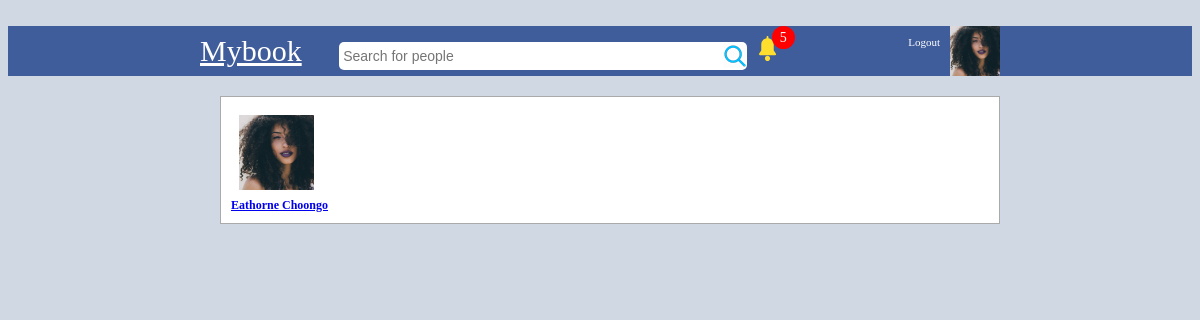
The app's page /likes.php?type=post&id=4747 (signed in) with its own data.
### tables this page shows
CREATE TABLE `users` (
  `id` bigint(20) NOT NULL,
  `userid` bigint(20) NOT NULL,
  `first_name` varchar(20) NOT NULL,
  `last_name` varchar(20) NOT NULL,
  `gender` varchar(6) NOT NULL,
  `profile_image` varchar(500) NOT NULL,
  `cover_image` varchar(500) NOT NULL,
  `date` year(4) NOT NULL,
  `online` int(11) NOT NULL,
  `email` varchar(100) NOT NULL,
  `password` varchar(64) NOT NULL,
  `url_address` varchar(100) NOT NULL,
  `likes` int(11) NOT NULL,
  `about` text NOT NULL,
  `tag_name` varchar(20) NOT NULL
);

### classes/connect.php (called while the page is built, shortened)
<?php
class Database
{
	private $host = "localhost";
	private $username = "root";
	private $password = "";
	private $db = "mybook_db";
	function connect()
	{
		$connection = mysqli_connect($this->host,$this->username,$this->password,$this->db);
		return $connection;
	}
	function read($query)
	{
		$conn = $this->connect();
		$result = mysqli_query($conn,$query);
		if(!$result)
		{
			return false;
		}
		else
		{
			$data = false;
			while($row = mysqli_fetch_assoc($result))
			{
				$data[] = $row;
			}
			return $data;
		}
	}
}

### classes/login.php (called while the page is built, shortened)
<?php
class Login
{
	public function check_login($id,$redirect = true)
	{
		if(is_numeric($id))
		{
			$query = "select * from users where userid = '$id' limit 1 ";
			$DB = new Database();
			$result = $DB->read($query);
			if($result)
			{
				$user_data = $result[0];
				return $user_data;
			}
		}
	}
}

### classes/image.php (called while the page is built, shortened)
<?php
class Image
{
	public function get_thumb_profile($filename)
	{
		$thumbnail = $filename . "_profile_thumb.jpg";
		if(file_exists($thumbnail))
		{
			return $thumbnail;
		}
	}
}

### classes/functions.php (called while the page is built, shortened)
<?php
function check_notifications()
{
	$number = 0;
	$userid = $_SESSION['mybook_userid'];
	$DB = new Database();
	$follow = array();
	$sql = "select * from content_i_follow where disabled = 0 && userid = '$userid' limit 100";
	$i_follow = $DB->read($sql);
	if(count($follow) > 0){
		$str = "'" . implode("','", $follow) . "'";
		$query = "select * from notifications where (userid != '$userid' && content_owner = '$userid') || (contentid in ($str)) order by id desc limit 30";
	}else{
		$query = "select * from notifications where userid != '$userid' && content_owner = '$userid' order by id desc limit 30";
	}
 	$data = $DB->read($query);
 	if(is_array($data)){
 		foreach ($data as $row) {
	 		$query = "select * from notification_seen where userid = '$userid' && notification_id = '$row[id]' limit 1";
			$check = $DB->read($query);
			if(!is_array($check)){
				$number++;
			}
		}
	}
	return $number;
}

### classes/post.php (called while the page is built, shortened)
<?php
class Post
{
	public function get_likes($id,$type){
		$DB = new Database();
		$type = addslashes($type);
		if(is_numeric($id)){
			$sql = "select likes from likes where type='$type' && contentid = '$id' limit 1";
			$result = $DB->read($sql);
			if(is_array($result)){
				$likes = json_decode($result[0]['likes'],true);
				return $likes;
			}
		}
		return false;
	}
}

### classes/user.php (called while the page is built, shortened)
<?php
class User
{
	public function get_user($id)
	{
		$query = "select * from users where userid = '$id' limit 1";
		$DB = new Database();
		$result = $DB->read($query);
		if($result)
		{
			return $result[0];
		}else
		{
			return false;
		}
	}
}

### user.php (the view, shortened to what this page needs)
<div id="friends" style="display: inline-block;">
	<?php
		$image = "images/user_male.jpg";
		if(file_exists($FRIEND_ROW['profile_image']))
		{
			$image = $image_class->get_thumb_profile($FRIEND_ROW['profile_image']);
		}
	?>
	<a href="profile.php?id=<?php echo $FRIEND_ROW['userid']; ?>">
 		<img id="friends_img" src="<?php echo $image ?>">
		<br>
		<?php echo $FRIEND_ROW['first_name'] . " " . $FRIEND_ROW['last_name'] ?>
 	</a>
</div>

### likes.php (shortened to what this page needs)
<?php
	include("classes/autoload.php");
	$login = new Login();
	$user_data = $login->check_login($_SESSION['mybook_userid']);
 	$USER = $user_data;
	$Post = new Post();
	$likes = false;
	if(isset($_GET['id']) && isset($_GET['type'])){
		$likes = $Post->get_likes($_GET['id'],$_GET['type']);
	}else{
		$ERROR = "No information post was found!";
	}
?>
<!DOCTYPE html>
	<html>
	<head>
	</head>
	<body style="font-family: tahoma; background-color: #d0d8e4;">
		<br>
		<?php include("header.php"); ?>
		<div style="width: 800px;margin:auto;min-height: 400px;">
			<div style="display: flex;">
 				<div style="min-height: 400px;flex:2.5;padding: 20px;padding-right: 0px;">
 					<div style="border:solid thin #aaa; padding: 10px;background-color: white;">
  					 <?php
  					 		$User = new User();
  					 		$image_class = new Image();
  					 		if(is_array($likes)){
  					 			foreach ($likes as $row) {
  					 				$FRIEND_ROW = $User->get_user($row['userid']);
 									include("user.php");
 					 			}
  					 		}
  					 ?>
  					 <br style="clear: both;">
 					</div>
 				</div>
			</div>
		</div>
	</body>
</html>

### header.php
<?php
	$corner_image = "images/user_male.jpg";
	if(isset($USER)){
		if(file_exists($USER['profile_image']))
		{
			$image_class = new Image();
			$corner_image = $image_class->get_thumb_profile($USER['profile_image']);
		}else{
			if($USER['gender'] == "Female"){
				$corner_image = "images/user_female.jpg";
			}
		}
	}
?>
<div id="blue_bar">
	<form method="get" action="search.php">
		<div style="width: 800px;margin:auto;font-size: 30px;">
			<a href="index.php" style="color: white;">Mybook</a>
			&nbsp &nbsp <input type="text" id="search_box" name="find" placeholder="Search for people" />
			<?php if(isset($USER)): ?>
				<a href="profile.php">
				<img src="<?php echo $corner_image ?>" style="width: 50px;float: right;">
				</a>
				<a href="logout.php">
				<span style="font-size:11px;float: right;margin:10px;color:white;">Logout</span>
				</a>
				<a href="notifications.php">
				<span style="display: inline-block;position: relative;">
					<img src="notif.svg" style="width:25px;float:right;margin-top: 10px">
					<?php
						$notif = check_notifications();
					?>
					<?php if($notif > 0): ?>
						<div style="background-color: red;color: white;position: absolute;right:-15px;
						width:15px;height: 15px;border-radius: 50%;padding: 4px;text-align:center;font-size: 14px;"><?= $notif ?></div>
					<?php endif; ?>
				</span>
				</a>
			<?php else: ?>
				<a href="login.php">
				<span style="font-size:13px;float: right;margin:10px;color:white;">Login</span>
			<?php endif; ?>
		</div>
	</form>
</div>

### likes.php (style rules this page uses)
#blue_bar { height: 50px; background-color: #405d9b; color: #d9dfeb; }
#search_box { width: 400px; height: 20px; border-radius: 5px; border:none; padding: 4px; font-size: 14px; background-image: url(search.png); background-repeat: no-repeat; background-position: right; }
#friends_img { width: 75px; float: left; margin:8px; }
#friends { clear: both; font-size: 12px; font-weight: bold; color: #405d9b; }

### records on screen
users: profile_image (picture), first_name "Eathorne", last_name "Choongo"

### other values on screen
$notif "5"
